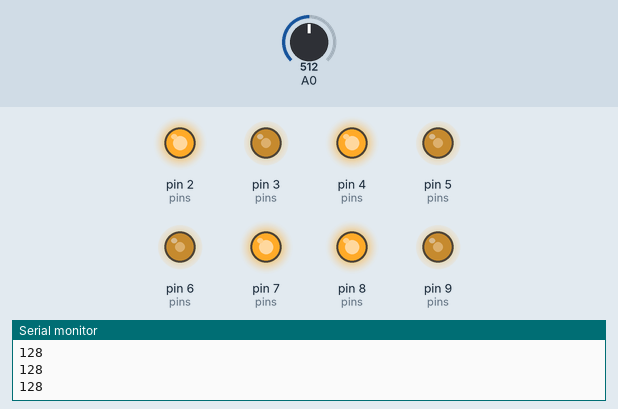
Recording of a sketch running on a simulated Arduino Uno, built for the host (arithmetic inside an expression is 32-bit, double 64-bit). On the bench: output pins drawn as LEDs (lit = HIGH), the last lines printed to the serial monitor. The inputs (shaded band) are chosen by the test bench; at power-on: A0 = 512.

Above: at 1.2 s.
1.3 s: A0 set to 716
At 2.4 s:
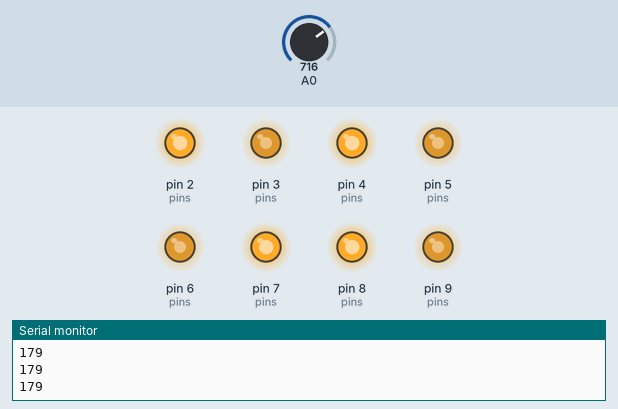
2.8 s: A0 set to 900
At 3.7 s:
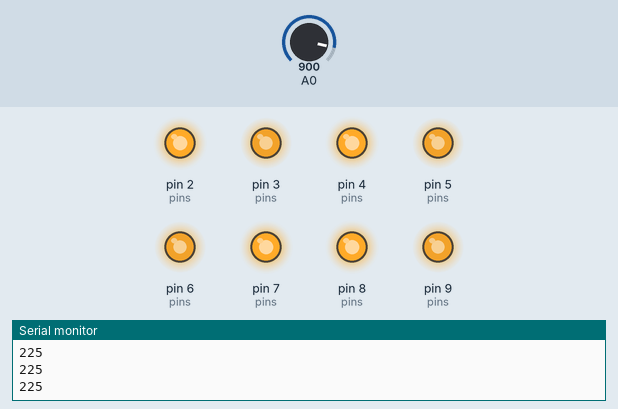
4.3 s: A0 set to 511
At 4.9 s:
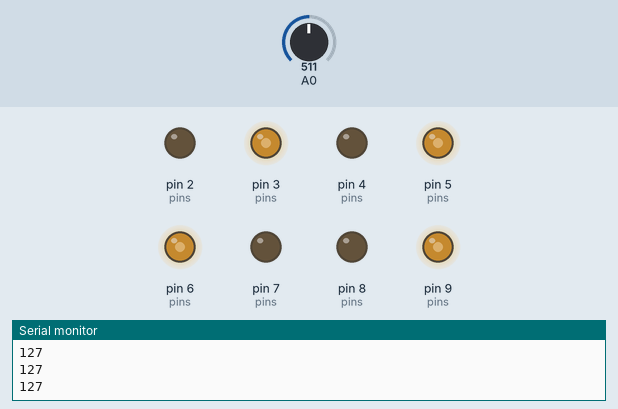
5.8 s: A0 set to 122
At 6.2 s:
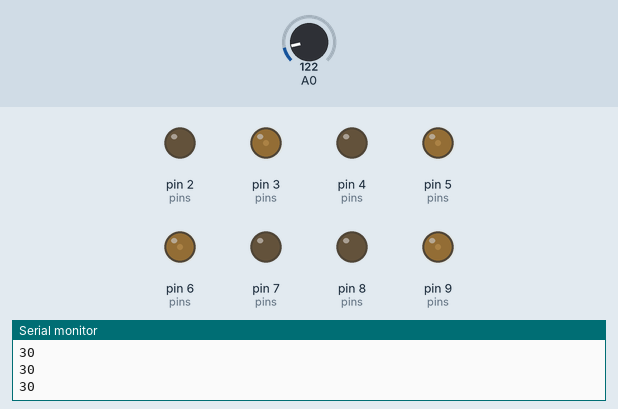
7.3 s: A0 set to 0
At 8.6 s:
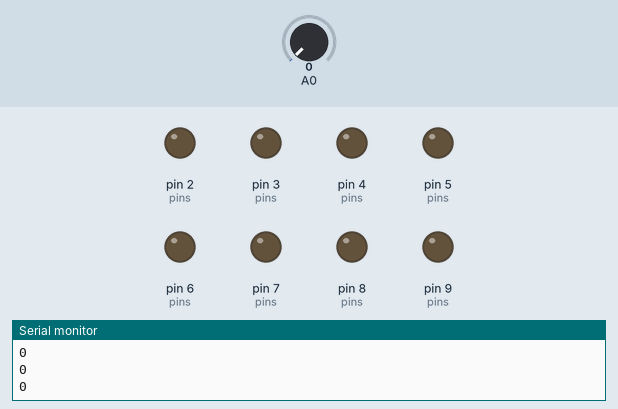
Timing chart, 0 to 9.8 s (numbered marks = the images above; inputs shaded):
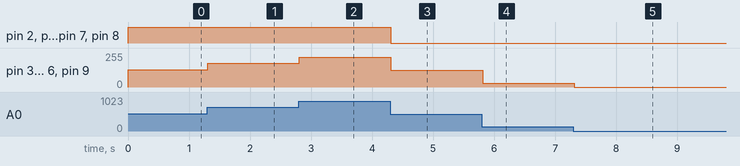

Measured:
- after the input at 1.3 s, pin 3 (pins), pin 5 (pins), pin 6 (pins), pin 9 (pins): 128/255 → 179/255 at once
- after the input at 2.8 s, pin 3 (pins), pin 5 (pins), pin 6 (pins), pin 9 (pins): 179/255 → 225/255 at once
- after the input at 4.3 s, pin 2 (pins), pin 4 (pins), pin 7 (pins), pin 8 (pins): HIGH → LOW at once; pin 3 (pins), pin 5 (pins), pin 6 (pins), pin 9 (pins): 225/255 → 127/255 at once
- after the input at 5.8 s, pin 3 (pins), pin 5 (pins), pin 6 (pins), pin 9 (pins): 127/255 → 30/255 at once
- after the input at 7.3 s, pin 3 (pins), pin 5 (pins), pin 6 (pins), pin 9 (pins): 30/255 → 0/255 at once

The sketch:

hw4_potentiometer_glow.ino
```cpp
//    MAE 6194 - Mechatronics
//    Author:   Jonathan Schwartz
//    GWID:     G20740593
//  ===========================================================
//  Potentiometer Glow:
//    Adjusting the potentiometer (value read in through pin A0)
//    results in the lights glowing at different brightnesses

const int pins[] = {2, 3, 4, 5, 6, 7, 8, 9};

void setup() {
  DDRA = 0b11111111; //setting all pins to output
  Serial.begin(9600);
}

void loop() {
  int val = analogRead(A0) / 4;
  int pin_count = sizeof(pins) / sizeof(pins[0]);

  for (int i=2;i<(pin_count + 2);i++) {
    analogWrite(i, val);
  }

  Serial.println(val);

  delay(100);
}
```
